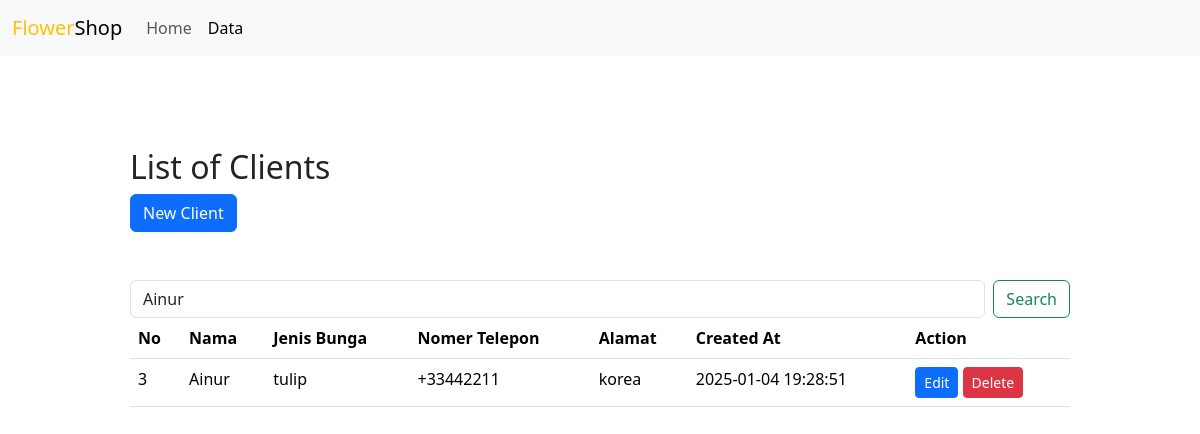
Screenshot of /data.php?live_search=Ainur with the database file from the repository.
### tables this page shows
CREATE TABLE `data` (
  `no` int(11) NOT NULL,
  `nama` varchar(225) NOT NULL,
  `jenis_bunga` varchar(225) NOT NULL,
  `nomer_telepon` varchar(13) DEFAULT NULL,
  `alamat` varchar(225) DEFAULT NULL,
  `created_at` datetime NOT NULL DEFAULT current_timestamp()
);

### data.php (the view, shortened to what this page needs)
<!DOCTYPE html>
<html lang="en">
<head>
    <link rel="stylesheet" href="https://cdn.jsdelivr.net/npm/bootstrap@5.3.3/dist/css/bootstrap.min.css">
</head>
<body>
    <nav class="navbar navbar-expand-lg bg-body-tertiary fixed-top">
        <div class="container-fluid">
            <a class="navbar-brand" href="#"><span class="text-warning">Flower</span>Shop</a>
            <div class="collapse navbar-collapse" id="navbarSupportedContent">
                <ul class="navbar-nav me-auto mb-2 mb-lg-0">
                    <li class="nav-item">
                        <a class="nav-link" aria-current="page" href="index.php">Home</a>
                    </li>
                    <li class="nav-item">
                        <a class="nav-link active" aria-current="page" href="data.php">Data</a>
            </div>
        </div>
    </nav>
    <div class="container my-5">
        <h2>List of Clients</h2>
        <a class="btn btn-primary" href="/create.php" role="button">New Client</a>
        <br><br>
        <br>
        <form class="d-flex" role="search" method="GET" Action="data.php">
                    <input class="form-control me-2" type="text" id="live_search" name="live_search" autocomplete="off" placeholder="Pencarian..." aria-label="Search" value="<?php if (isset($_GET['live_search'])){echo $_GET['live_search']; } ?>">
                    <button class="btn btn-outline-success" type="submit">Search</button>
        </form>
        <table class="table">
            <thead>
                <tr>
                    <th>No</th>
                    <th>Nama</th>
                    <th>Jenis Bunga</th>
                    <th>Nomer Telepon</th>
                    <th>Alamat</th>
                    <th>Created At</th>
                    <th>Action</th>
                </tr>
            </thead>
            <tbody>
                <?php
                $servername = "localhost";
                $username = "root";
                $password = "";
                $database = "toko";
                $connection = new mysqli($servername, $username, $password, $database);
                if(isset($_GET['live_search'])){
                     $input=$_GET['live_search'];
                     $sql = "SELECT * FROM data WHERE nama LIKE '%".$input."%' OR jenis_bunga LIKE '%".$input."%' OR nomer_telepon LIKE '%".$input."%' OR alamat LIKE '%".$input."%' ";
                }
                else {
                $sql = "SELECT * FROM data";
                }
                $result = $connection->query($sql);
                while ($row = $result->fetch_assoc()) {
                    echo "
                    <tr>
                    <td>$row[no]</td>
                    <td>$row[nama]</td>
                    <td>$row[jenis_bunga]</td>
                    <td>$row[nomer_telepon]</td>
                    <td>$row[alamat]</td>
                    <td>$row[created_at]</td>
                    <td>
                        <a class='btn btn-primary btn-sm' href='/edit.php?no=$row[no]'>Edit</a>
                        <a class= 'btn btn-danger btn-sm' href='/delete.php?no=$row[no]'>Delete</a>
                    </td>
                </tr>
                ";
                }
                ?>
            </tbody>
        </table>
    </div>
</body>
</html>

### data.php (style rules this page uses)
.container { margin: 0 auto; padding: 100px; align-items: center; justify-content: center; }

### rows the page displays
data: no "3", nama "Ainur", jenis_bunga "tulip", nomer_telepon "+33442211", alamat "korea", created_at "2025-01-04 19:28:51"
